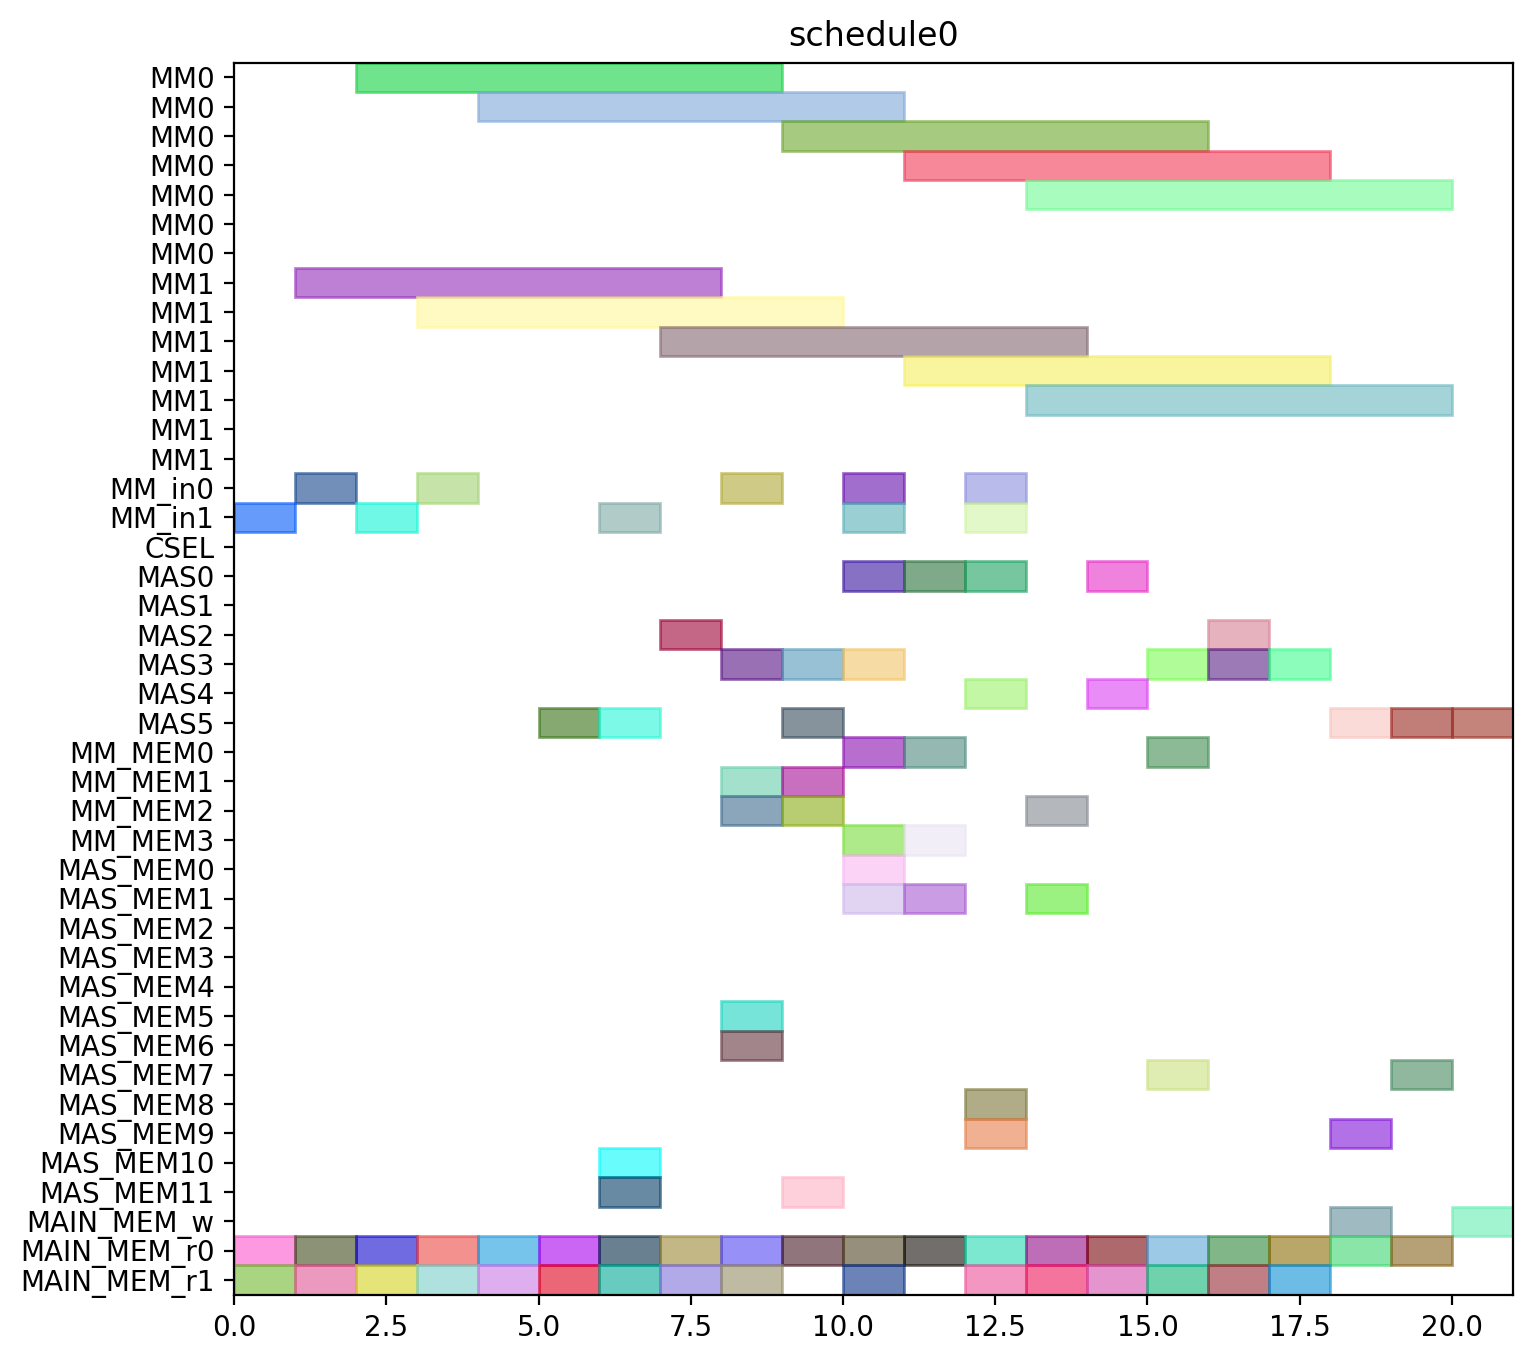

Write the Python code that produced this figure.
from pyschedule import Scenario, solvers, plotters, alt


def solve():
	horizon = 120
	S = Scenario("schedule0", horizon=horizon)

	# resource
	MM = S.Resources('MM', num=2, size=7)
	MM_in = S.Resources('MM_in', num=2)
	CSEL = S.Resource('CSEL')
	MAS = S.Resources('MAS', num=6, size=1, periods=range(1, horizon))
	MM_MEM = S.Resources('MM_MEM', num=4)
	MAS_MEM = S.Resources('MAS_MEM', num=12)
	MAIN_MEM_w = S.Resource('MAIN_MEM_w', size=1)
	MAIN_MEM_r = S.Resources('MAIN_MEM_r', num=2)

	# result of previous scheduling

	# new tasks
	t0_t0 = S.Task('t0_t0', length=7, delay_cost=1)
	t0_t0 += alt(MM)
	t0_t0_in = S.Task('t0_t0_in', length=1, delay_cost=1)
	t0_t0_in += alt(MM_in)
	S += t0_t0_in*MM_in[0]<=t0_t0*MM[0]
	S += t0_t0_in*MM_in[1]<=t0_t0*MM[1]
	t0_t0_mem0 = S.Task('t0_t0_mem0', length=1, delay_cost=1)
	t0_t0_mem0 += MAIN_MEM_r[0]
	S += t0_t0_mem0 <= t0_t0

	t0_t0_mem1 = S.Task('t0_t0_mem1', length=1, delay_cost=1)
	t0_t0_mem1 += MAIN_MEM_r[1]
	S += t0_t0_mem1 <= t0_t0

	t0_t1 = S.Task('t0_t1', length=7, delay_cost=1)
	t0_t1 += alt(MM)
	t0_t1_in = S.Task('t0_t1_in', length=1, delay_cost=1)
	t0_t1_in += alt(MM_in)
	S += t0_t1_in*MM_in[0]<=t0_t1*MM[0]
	S += t0_t1_in*MM_in[1]<=t0_t1*MM[1]
	t0_t1_mem0 = S.Task('t0_t1_mem0', length=1, delay_cost=1)
	t0_t1_mem0 += MAIN_MEM_r[0]
	S += t0_t1_mem0 <= t0_t1

	t0_t1_mem1 = S.Task('t0_t1_mem1', length=1, delay_cost=1)
	t0_t1_mem1 += MAIN_MEM_r[1]
	S += t0_t1_mem1 <= t0_t1

	t0_t2 = S.Task('t0_t2', length=1, delay_cost=1)
	t0_t2 += alt(MAS)
	t0_t2_mem0 = S.Task('t0_t2_mem0', length=1, delay_cost=1)
	t0_t2_mem0 += MAIN_MEM_r[0]
	S += t0_t2_mem0 <= t0_t2

	t0_t2_mem1 = S.Task('t0_t2_mem1', length=1, delay_cost=1)
	t0_t2_mem1 += MAIN_MEM_r[1]
	S += t0_t2_mem1 <= t0_t2

	t0_t3 = S.Task('t0_t3', length=1, delay_cost=1)
	t0_t3 += alt(MAS)
	t0_t3_mem0 = S.Task('t0_t3_mem0', length=1, delay_cost=1)
	t0_t3_mem0 += MAIN_MEM_r[0]
	S += t0_t3_mem0 <= t0_t3

	t0_t3_mem1 = S.Task('t0_t3_mem1', length=1, delay_cost=1)
	t0_t3_mem1 += MAIN_MEM_r[1]
	S += t0_t3_mem1 <= t0_t3

	t2_t0 = S.Task('t2_t0', length=7, delay_cost=1)
	t2_t0 += alt(MM)
	t2_t0_in = S.Task('t2_t0_in', length=1, delay_cost=1)
	t2_t0_in += alt(MM_in)
	S += t2_t0_in*MM_in[0]<=t2_t0*MM[0]
	S += t2_t0_in*MM_in[1]<=t2_t0*MM[1]
	t2_t0_mem0 = S.Task('t2_t0_mem0', length=1, delay_cost=1)
	t2_t0_mem0 += MAIN_MEM_r[0]
	S += t2_t0_mem0 <= t2_t0

	t2_t0_mem1 = S.Task('t2_t0_mem1', length=1, delay_cost=1)
	t2_t0_mem1 += MAIN_MEM_r[1]
	S += t2_t0_mem1 <= t2_t0

	t2_t1 = S.Task('t2_t1', length=7, delay_cost=1)
	t2_t1 += alt(MM)
	t2_t1_in = S.Task('t2_t1_in', length=1, delay_cost=1)
	t2_t1_in += alt(MM_in)
	S += t2_t1_in*MM_in[0]<=t2_t1*MM[0]
	S += t2_t1_in*MM_in[1]<=t2_t1*MM[1]
	t2_t1_mem0 = S.Task('t2_t1_mem0', length=1, delay_cost=1)
	t2_t1_mem0 += MAIN_MEM_r[0]
	S += t2_t1_mem0 <= t2_t1

	t2_t1_mem1 = S.Task('t2_t1_mem1', length=1, delay_cost=1)
	t2_t1_mem1 += MAIN_MEM_r[1]
	S += t2_t1_mem1 <= t2_t1

	t2_t2 = S.Task('t2_t2', length=1, delay_cost=1)
	t2_t2 += alt(MAS)
	t2_t2_mem0 = S.Task('t2_t2_mem0', length=1, delay_cost=1)
	t2_t2_mem0 += MAIN_MEM_r[0]
	S += t2_t2_mem0 <= t2_t2

	t2_t2_mem1 = S.Task('t2_t2_mem1', length=1, delay_cost=1)
	t2_t2_mem1 += MAIN_MEM_r[1]
	S += t2_t2_mem1 <= t2_t2

	t2_t3 = S.Task('t2_t3', length=1, delay_cost=1)
	t2_t3 += alt(MAS)
	t2_t3_mem0 = S.Task('t2_t3_mem0', length=1, delay_cost=1)
	t2_t3_mem0 += MAIN_MEM_r[0]
	S += t2_t3_mem0 <= t2_t3

	t2_t3_mem1 = S.Task('t2_t3_mem1', length=1, delay_cost=1)
	t2_t3_mem1 += MAIN_MEM_r[1]
	S += t2_t3_mem1 <= t2_t3

	t7_t2 = S.Task('t7_t2', length=1, delay_cost=1)
	t7_t2 += alt(MAS)
	t7_t2_mem0 = S.Task('t7_t2_mem0', length=1, delay_cost=1)
	t7_t2_mem0 += MAIN_MEM_r[0]
	S += t7_t2_mem0 <= t7_t2

	t7_t2_mem1 = S.Task('t7_t2_mem1', length=1, delay_cost=1)
	t7_t2_mem1 += MAIN_MEM_r[1]
	S += t7_t2_mem1 <= t7_t2

	t9_t2 = S.Task('t9_t2', length=1, delay_cost=1)
	t9_t2 += alt(MAS)
	t9_t2_mem0 = S.Task('t9_t2_mem0', length=1, delay_cost=1)
	t9_t2_mem0 += MAIN_MEM_r[0]
	S += t9_t2_mem0 <= t9_t2

	t9_t2_mem1 = S.Task('t9_t2_mem1', length=1, delay_cost=1)
	t9_t2_mem1 += MAIN_MEM_r[1]
	S += t9_t2_mem1 <= t9_t2

	t14_t2 = S.Task('t14_t2', length=1, delay_cost=1)
	t14_t2 += alt(MAS)
	t14_t2_mem0 = S.Task('t14_t2_mem0', length=1, delay_cost=1)
	t14_t2_mem0 += MAIN_MEM_r[0]
	S += t14_t2_mem0 <= t14_t2

	t14_t2_mem1 = S.Task('t14_t2_mem1', length=1, delay_cost=1)
	t14_t2_mem1 += MAIN_MEM_r[1]
	S += t14_t2_mem1 <= t14_t2

	new_TZ_t2 = S.Task('new_TZ_t2', length=1, delay_cost=1)
	new_TZ_t2 += alt(MAS)
	new_TZ_t2_mem0 = S.Task('new_TZ_t2_mem0', length=1, delay_cost=1)
	new_TZ_t2_mem0 += MAIN_MEM_r[0]
	S += new_TZ_t2_mem0 <= new_TZ_t2

	new_TZ_t2_mem1 = S.Task('new_TZ_t2_mem1', length=1, delay_cost=1)
	new_TZ_t2_mem1 += MAIN_MEM_r[1]
	S += new_TZ_t2_mem1 <= new_TZ_t2

	t16_t2 = S.Task('t16_t2', length=1, delay_cost=1)
	t16_t2 += alt(MAS)
	t16_t2_mem0 = S.Task('t16_t2_mem0', length=1, delay_cost=1)
	t16_t2_mem0 += MAIN_MEM_r[0]
	S += t16_t2_mem0 <= t16_t2

	t16_t2_mem1 = S.Task('t16_t2_mem1', length=1, delay_cost=1)
	t16_t2_mem1 += MAIN_MEM_r[1]
	S += t16_t2_mem1 <= t16_t2

	t17_t2 = S.Task('t17_t2', length=1, delay_cost=1)
	t17_t2 += alt(MAS)
	t17_t2_mem0 = S.Task('t17_t2_mem0', length=1, delay_cost=1)
	t17_t2_mem0 += MAIN_MEM_r[0]
	S += t17_t2_mem0 <= t17_t2

	t17_t2_mem1 = S.Task('t17_t2_mem1', length=1, delay_cost=1)
	t17_t2_mem1 += MAIN_MEM_r[1]
	S += t17_t2_mem1 <= t17_t2

	t0_t4 = S.Task('t0_t4', length=7, delay_cost=1)
	t0_t4 += alt(MM)
	t0_t4_in = S.Task('t0_t4_in', length=1, delay_cost=1)
	t0_t4_in += alt(MM_in)
	S += t0_t4_in*MM_in[0]<=t0_t4*MM[0]
	S += t0_t4_in*MM_in[1]<=t0_t4*MM[1]
	t0_t4_mem0 = S.Task('t0_t4_mem0', length=1, delay_cost=1)
	t0_t4_mem0 += alt(MAS_MEM)
	S += (t0_t2*MAS[0])-1 < t0_t4_mem0*MAS_MEM[0]
	S += (t0_t2*MAS[1])-1 < t0_t4_mem0*MAS_MEM[2]
	S += (t0_t2*MAS[2])-1 < t0_t4_mem0*MAS_MEM[4]
	S += (t0_t2*MAS[3])-1 < t0_t4_mem0*MAS_MEM[6]
	S += (t0_t2*MAS[4])-1 < t0_t4_mem0*MAS_MEM[8]
	S += (t0_t2*MAS[5])-1 < t0_t4_mem0*MAS_MEM[10]
	S += t0_t4_mem0 <= t0_t4

	t0_t4_mem1 = S.Task('t0_t4_mem1', length=1, delay_cost=1)
	t0_t4_mem1 += alt(MAS_MEM)
	S += (t0_t3*MAS[0])-1 < t0_t4_mem1*MAS_MEM[1]
	S += (t0_t3*MAS[1])-1 < t0_t4_mem1*MAS_MEM[3]
	S += (t0_t3*MAS[2])-1 < t0_t4_mem1*MAS_MEM[5]
	S += (t0_t3*MAS[3])-1 < t0_t4_mem1*MAS_MEM[7]
	S += (t0_t3*MAS[4])-1 < t0_t4_mem1*MAS_MEM[9]
	S += (t0_t3*MAS[5])-1 < t0_t4_mem1*MAS_MEM[11]
	S += t0_t4_mem1 <= t0_t4

	t00 = S.Task('t00', length=1, delay_cost=1)
	t00 += alt(MAS)
	t00_mem0 = S.Task('t00_mem0', length=1, delay_cost=1)
	t00_mem0 += alt(MM_MEM)
	S += (t0_t0*MM[0])-1 < t00_mem0*MM_MEM[0]
	S += (t0_t0*MM[1])-1 < t00_mem0*MM_MEM[2]
	S += t00_mem0 <= t00

	t00_mem1 = S.Task('t00_mem1', length=1, delay_cost=1)
	t00_mem1 += alt(MM_MEM)
	S += (t0_t1*MM[0])-1 < t00_mem1*MM_MEM[1]
	S += (t0_t1*MM[1])-1 < t00_mem1*MM_MEM[3]
	S += t00_mem1 <= t00

	t0_t5 = S.Task('t0_t5', length=1, delay_cost=1)
	t0_t5 += alt(MAS)
	t0_t5_mem0 = S.Task('t0_t5_mem0', length=1, delay_cost=1)
	t0_t5_mem0 += alt(MM_MEM)
	S += (t0_t0*MM[0])-1 < t0_t5_mem0*MM_MEM[0]
	S += (t0_t0*MM[1])-1 < t0_t5_mem0*MM_MEM[2]
	S += t0_t5_mem0 <= t0_t5

	t0_t5_mem1 = S.Task('t0_t5_mem1', length=1, delay_cost=1)
	t0_t5_mem1 += alt(MM_MEM)
	S += (t0_t1*MM[0])-1 < t0_t5_mem1*MM_MEM[1]
	S += (t0_t1*MM[1])-1 < t0_t5_mem1*MM_MEM[3]
	S += t0_t5_mem1 <= t0_t5

	t2_t4 = S.Task('t2_t4', length=7, delay_cost=1)
	t2_t4 += alt(MM)
	t2_t4_in = S.Task('t2_t4_in', length=1, delay_cost=1)
	t2_t4_in += alt(MM_in)
	S += t2_t4_in*MM_in[0]<=t2_t4*MM[0]
	S += t2_t4_in*MM_in[1]<=t2_t4*MM[1]
	t2_t4_mem0 = S.Task('t2_t4_mem0', length=1, delay_cost=1)
	t2_t4_mem0 += alt(MAS_MEM)
	S += (t2_t2*MAS[0])-1 < t2_t4_mem0*MAS_MEM[0]
	S += (t2_t2*MAS[1])-1 < t2_t4_mem0*MAS_MEM[2]
	S += (t2_t2*MAS[2])-1 < t2_t4_mem0*MAS_MEM[4]
	S += (t2_t2*MAS[3])-1 < t2_t4_mem0*MAS_MEM[6]
	S += (t2_t2*MAS[4])-1 < t2_t4_mem0*MAS_MEM[8]
	S += (t2_t2*MAS[5])-1 < t2_t4_mem0*MAS_MEM[10]
	S += t2_t4_mem0 <= t2_t4

	t2_t4_mem1 = S.Task('t2_t4_mem1', length=1, delay_cost=1)
	t2_t4_mem1 += alt(MAS_MEM)
	S += (t2_t3*MAS[0])-1 < t2_t4_mem1*MAS_MEM[1]
	S += (t2_t3*MAS[1])-1 < t2_t4_mem1*MAS_MEM[3]
	S += (t2_t3*MAS[2])-1 < t2_t4_mem1*MAS_MEM[5]
	S += (t2_t3*MAS[3])-1 < t2_t4_mem1*MAS_MEM[7]
	S += (t2_t3*MAS[4])-1 < t2_t4_mem1*MAS_MEM[9]
	S += (t2_t3*MAS[5])-1 < t2_t4_mem1*MAS_MEM[11]
	S += t2_t4_mem1 <= t2_t4

	t20 = S.Task('t20', length=1, delay_cost=1)
	t20 += alt(MAS)
	t20_mem0 = S.Task('t20_mem0', length=1, delay_cost=1)
	t20_mem0 += alt(MM_MEM)
	S += (t2_t0*MM[0])-1 < t20_mem0*MM_MEM[0]
	S += (t2_t0*MM[1])-1 < t20_mem0*MM_MEM[2]
	S += t20_mem0 <= t20

	t20_mem1 = S.Task('t20_mem1', length=1, delay_cost=1)
	t20_mem1 += alt(MM_MEM)
	S += (t2_t1*MM[0])-1 < t20_mem1*MM_MEM[1]
	S += (t2_t1*MM[1])-1 < t20_mem1*MM_MEM[3]
	S += t20_mem1 <= t20

	t2_t5 = S.Task('t2_t5', length=1, delay_cost=1)
	t2_t5 += alt(MAS)
	t2_t5_mem0 = S.Task('t2_t5_mem0', length=1, delay_cost=1)
	t2_t5_mem0 += alt(MM_MEM)
	S += (t2_t0*MM[0])-1 < t2_t5_mem0*MM_MEM[0]
	S += (t2_t0*MM[1])-1 < t2_t5_mem0*MM_MEM[2]
	S += t2_t5_mem0 <= t2_t5

	t2_t5_mem1 = S.Task('t2_t5_mem1', length=1, delay_cost=1)
	t2_t5_mem1 += alt(MM_MEM)
	S += (t2_t1*MM[0])-1 < t2_t5_mem1*MM_MEM[1]
	S += (t2_t1*MM[1])-1 < t2_t5_mem1*MM_MEM[3]
	S += t2_t5_mem1 <= t2_t5

	t01 = S.Task('t01', length=1, delay_cost=1)
	t01 += alt(MAS)
	t01_mem0 = S.Task('t01_mem0', length=1, delay_cost=1)
	t01_mem0 += alt(MM_MEM)
	S += (t0_t4*MM[0])-1 < t01_mem0*MM_MEM[0]
	S += (t0_t4*MM[1])-1 < t01_mem0*MM_MEM[2]
	S += t01_mem0 <= t01

	t01_mem1 = S.Task('t01_mem1', length=1, delay_cost=1)
	t01_mem1 += alt(MAS_MEM)
	S += (t0_t5*MAS[0])-1 < t01_mem1*MAS_MEM[1]
	S += (t0_t5*MAS[1])-1 < t01_mem1*MAS_MEM[3]
	S += (t0_t5*MAS[2])-1 < t01_mem1*MAS_MEM[5]
	S += (t0_t5*MAS[3])-1 < t01_mem1*MAS_MEM[7]
	S += (t0_t5*MAS[4])-1 < t01_mem1*MAS_MEM[9]
	S += (t0_t5*MAS[5])-1 < t01_mem1*MAS_MEM[11]
	S += t01_mem1 <= t01

	t10 = S.Task('t10', length=1, delay_cost=1)
	t10 += alt(MAS)
	t10_mem0 = S.Task('t10_mem0', length=1, delay_cost=1)
	t10_mem0 += MAIN_MEM_r[0]
	S += t10_mem0 <= t10

	t10_mem1 = S.Task('t10_mem1', length=1, delay_cost=1)
	t10_mem1 += alt(MAS_MEM)
	S += (t00*MAS[0])-1 < t10_mem1*MAS_MEM[1]
	S += (t00*MAS[1])-1 < t10_mem1*MAS_MEM[3]
	S += (t00*MAS[2])-1 < t10_mem1*MAS_MEM[5]
	S += (t00*MAS[3])-1 < t10_mem1*MAS_MEM[7]
	S += (t00*MAS[4])-1 < t10_mem1*MAS_MEM[9]
	S += (t00*MAS[5])-1 < t10_mem1*MAS_MEM[11]
	S += t10_mem1 <= t10

	t21 = S.Task('t21', length=1, delay_cost=1)
	t21 += alt(MAS)
	t21_mem0 = S.Task('t21_mem0', length=1, delay_cost=1)
	t21_mem0 += alt(MM_MEM)
	S += (t2_t4*MM[0])-1 < t21_mem0*MM_MEM[0]
	S += (t2_t4*MM[1])-1 < t21_mem0*MM_MEM[2]
	S += t21_mem0 <= t21

	t21_mem1 = S.Task('t21_mem1', length=1, delay_cost=1)
	t21_mem1 += alt(MAS_MEM)
	S += (t2_t5*MAS[0])-1 < t21_mem1*MAS_MEM[1]
	S += (t2_t5*MAS[1])-1 < t21_mem1*MAS_MEM[3]
	S += (t2_t5*MAS[2])-1 < t21_mem1*MAS_MEM[5]
	S += (t2_t5*MAS[3])-1 < t21_mem1*MAS_MEM[7]
	S += (t2_t5*MAS[4])-1 < t21_mem1*MAS_MEM[9]
	S += (t2_t5*MAS[5])-1 < t21_mem1*MAS_MEM[11]
	S += t21_mem1 <= t21

	t30 = S.Task('t30', length=1, delay_cost=1)
	t30 += alt(MAS)
	t30_mem0 = S.Task('t30_mem0', length=1, delay_cost=1)
	t30_mem0 += MAIN_MEM_r[0]
	S += t30_mem0 <= t30

	t30_mem1 = S.Task('t30_mem1', length=1, delay_cost=1)
	t30_mem1 += alt(MAS_MEM)
	S += (t20*MAS[0])-1 < t30_mem1*MAS_MEM[1]
	S += (t20*MAS[1])-1 < t30_mem1*MAS_MEM[3]
	S += (t20*MAS[2])-1 < t30_mem1*MAS_MEM[5]
	S += (t20*MAS[3])-1 < t30_mem1*MAS_MEM[7]
	S += (t20*MAS[4])-1 < t30_mem1*MAS_MEM[9]
	S += (t20*MAS[5])-1 < t30_mem1*MAS_MEM[11]
	S += t30_mem1 <= t30

	t11 = S.Task('t11', length=1, delay_cost=1)
	t11 += alt(MAS)
	t11_mem0 = S.Task('t11_mem0', length=1, delay_cost=1)
	t11_mem0 += MAIN_MEM_r[0]
	S += t11_mem0 <= t11

	t11_mem1 = S.Task('t11_mem1', length=1, delay_cost=1)
	t11_mem1 += alt(MAS_MEM)
	S += (t01*MAS[0])-1 < t11_mem1*MAS_MEM[1]
	S += (t01*MAS[1])-1 < t11_mem1*MAS_MEM[3]
	S += (t01*MAS[2])-1 < t11_mem1*MAS_MEM[5]
	S += (t01*MAS[3])-1 < t11_mem1*MAS_MEM[7]
	S += (t01*MAS[4])-1 < t11_mem1*MAS_MEM[9]
	S += (t01*MAS[5])-1 < t11_mem1*MAS_MEM[11]
	S += t11_mem1 <= t11

	t31 = S.Task('t31', length=1, delay_cost=1)
	t31 += alt(MAS)
	t31_mem0 = S.Task('t31_mem0', length=1, delay_cost=1)
	t31_mem0 += MAIN_MEM_r[0]
	S += t31_mem0 <= t31

	t31_mem1 = S.Task('t31_mem1', length=1, delay_cost=1)
	t31_mem1 += alt(MAS_MEM)
	S += (t21*MAS[0])-1 < t31_mem1*MAS_MEM[1]
	S += (t21*MAS[1])-1 < t31_mem1*MAS_MEM[3]
	S += (t21*MAS[2])-1 < t31_mem1*MAS_MEM[5]
	S += (t21*MAS[3])-1 < t31_mem1*MAS_MEM[7]
	S += (t21*MAS[4])-1 < t31_mem1*MAS_MEM[9]
	S += (t21*MAS[5])-1 < t31_mem1*MAS_MEM[11]
	S += t31_mem1 <= t31

	c010 = S.Task('c010', length=7, delay_cost=1)
	c010 += alt(MM)
	c010_in = S.Task('c010_in', length=1, delay_cost=1)
	c010_in += alt(MM_in)
	S += c010_in*MM_in[0]<=c010*MM[0]
	S += c010_in*MM_in[1]<=c010*MM[1]
	S += 0<c010

	c010_w = S.Task('c010_w', length=1, delay_cost=1)
	c010_w += alt(MAIN_MEM_w)
	S += c010 <= c010_w

	c010_mem0 = S.Task('c010_mem0', length=1, delay_cost=1)
	c010_mem0 += alt(MAS_MEM)
	S += (t30*MAS[0])-1 < c010_mem0*MAS_MEM[0]
	S += (t30*MAS[1])-1 < c010_mem0*MAS_MEM[2]
	S += (t30*MAS[2])-1 < c010_mem0*MAS_MEM[4]
	S += (t30*MAS[3])-1 < c010_mem0*MAS_MEM[6]
	S += (t30*MAS[4])-1 < c010_mem0*MAS_MEM[8]
	S += (t30*MAS[5])-1 < c010_mem0*MAS_MEM[10]
	S += c010_mem0 <= c010

	c010_mem1 = S.Task('c010_mem1', length=1, delay_cost=1)
	c010_mem1 += MAIN_MEM_r[1]
	S += c010_mem1 <= c010

	c200 = S.Task('c200', length=7, delay_cost=1)
	c200 += alt(MM)
	c200_in = S.Task('c200_in', length=1, delay_cost=1)
	c200_in += alt(MM_in)
	S += c200_in*MM_in[0]<=c200*MM[0]
	S += c200_in*MM_in[1]<=c200*MM[1]
	S += 0<c200

	c200_w = S.Task('c200_w', length=1, delay_cost=1)
	c200_w += alt(MAIN_MEM_w)
	S += c200 <= c200_w

	c200_mem0 = S.Task('c200_mem0', length=1, delay_cost=1)
	c200_mem0 += alt(MAS_MEM)
	S += (t10*MAS[0])-1 < c200_mem0*MAS_MEM[0]
	S += (t10*MAS[1])-1 < c200_mem0*MAS_MEM[2]
	S += (t10*MAS[2])-1 < c200_mem0*MAS_MEM[4]
	S += (t10*MAS[3])-1 < c200_mem0*MAS_MEM[6]
	S += (t10*MAS[4])-1 < c200_mem0*MAS_MEM[8]
	S += (t10*MAS[5])-1 < c200_mem0*MAS_MEM[10]
	S += c200_mem0 <= c200

	c200_mem1 = S.Task('c200_mem1', length=1, delay_cost=1)
	c200_mem1 += MAIN_MEM_r[1]
	S += c200_mem1 <= c200

	t16_t0 = S.Task('t16_t0', length=7, delay_cost=1)
	t16_t0 += alt(MM)
	t16_t0_in = S.Task('t16_t0_in', length=1, delay_cost=1)
	t16_t0_in += alt(MM_in)
	S += t16_t0_in*MM_in[0]<=t16_t0*MM[0]
	S += t16_t0_in*MM_in[1]<=t16_t0*MM[1]
	t16_t0_mem0 = S.Task('t16_t0_mem0', length=1, delay_cost=1)
	t16_t0_mem0 += MAIN_MEM_r[0]
	S += t16_t0_mem0 <= t16_t0

	t16_t0_mem1 = S.Task('t16_t0_mem1', length=1, delay_cost=1)
	t16_t0_mem1 += alt(MAS_MEM)
	S += (t30*MAS[0])-1 < t16_t0_mem1*MAS_MEM[1]
	S += (t30*MAS[1])-1 < t16_t0_mem1*MAS_MEM[3]
	S += (t30*MAS[2])-1 < t16_t0_mem1*MAS_MEM[5]
	S += (t30*MAS[3])-1 < t16_t0_mem1*MAS_MEM[7]
	S += (t30*MAS[4])-1 < t16_t0_mem1*MAS_MEM[9]
	S += (t30*MAS[5])-1 < t16_t0_mem1*MAS_MEM[11]
	S += t16_t0_mem1 <= t16_t0

	t17_t0 = S.Task('t17_t0', length=7, delay_cost=1)
	t17_t0 += alt(MM)
	t17_t0_in = S.Task('t17_t0_in', length=1, delay_cost=1)
	t17_t0_in += alt(MM_in)
	S += t17_t0_in*MM_in[0]<=t17_t0*MM[0]
	S += t17_t0_in*MM_in[1]<=t17_t0*MM[1]
	t17_t0_mem0 = S.Task('t17_t0_mem0', length=1, delay_cost=1)
	t17_t0_mem0 += MAIN_MEM_r[0]
	S += t17_t0_mem0 <= t17_t0

	t17_t0_mem1 = S.Task('t17_t0_mem1', length=1, delay_cost=1)
	t17_t0_mem1 += alt(MAS_MEM)
	S += (t10*MAS[0])-1 < t17_t0_mem1*MAS_MEM[1]
	S += (t10*MAS[1])-1 < t17_t0_mem1*MAS_MEM[3]
	S += (t10*MAS[2])-1 < t17_t0_mem1*MAS_MEM[5]
	S += (t10*MAS[3])-1 < t17_t0_mem1*MAS_MEM[7]
	S += (t10*MAS[4])-1 < t17_t0_mem1*MAS_MEM[9]
	S += (t10*MAS[5])-1 < t17_t0_mem1*MAS_MEM[11]
	S += t17_t0_mem1 <= t17_t0

	solvers.mip.solve(S,msg=1,kind='CPLEX',ratio_gap=1.01)

	solution = [['hoge']*len(S.solution()[1]) for i in range(len(S.solution()))]
	for i in range(len(S.solution())):
		for j in range(len(S.solution()[i])):
			solution[i][j]=str(S.solution()[i][j])
	print(solution)

	cycles = int(solution[-1][3])

	pic_file_name = "/home/mfukuda/ABE/multiRAM_multiMAS_16mux/scheduling_result/stage7MM2_stage1MAS6/EP2_ADD_w_EVAL/schedule0.png"
	if(S.solution() != []):
		plotters.matplotlib.plot(S,img_filename=pic_file_name, show_task_labels=False, fig_size=(cycles*0.25+3, 8))

	return solution
